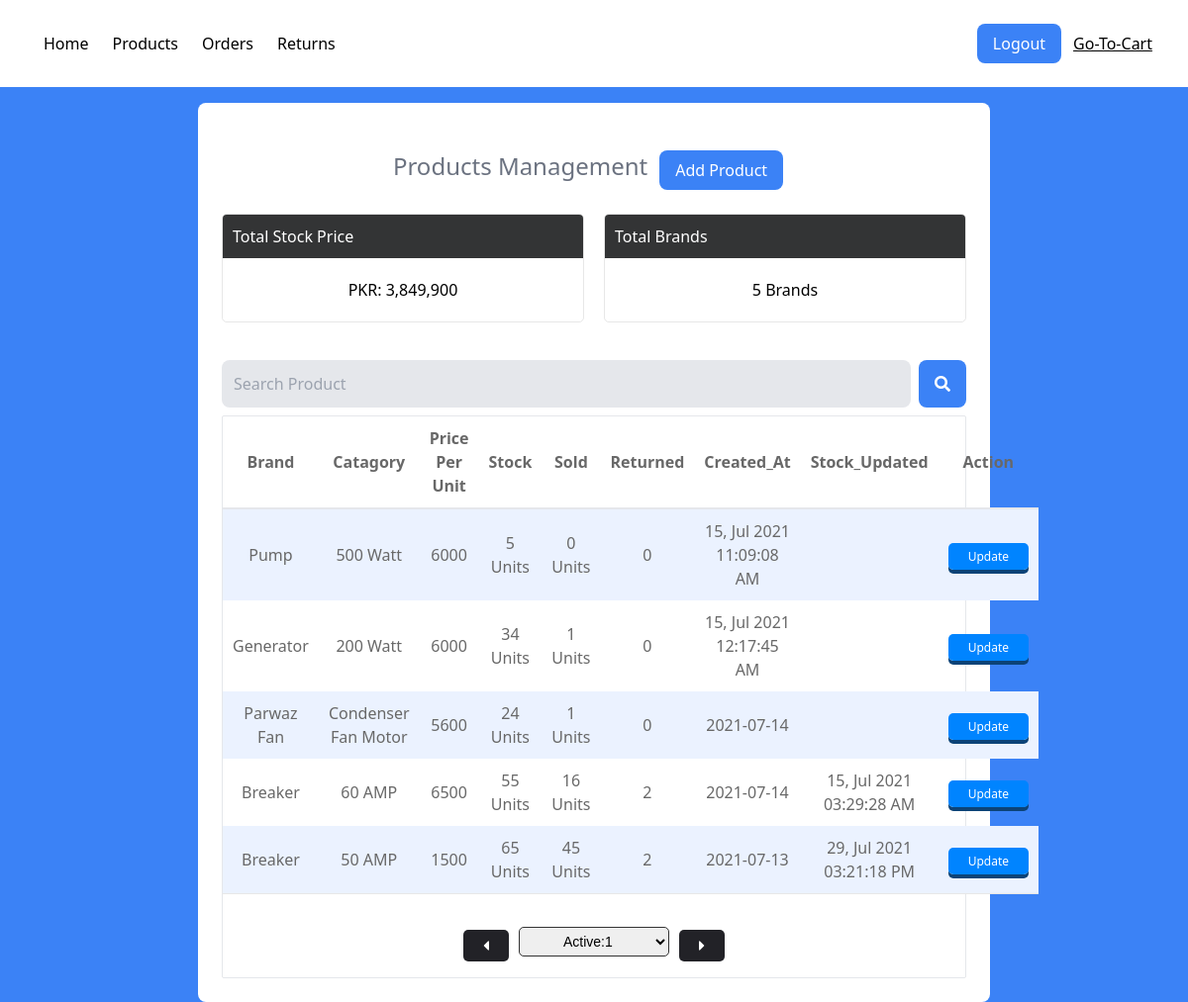
The app's page /products.php (signed in) with its own data.
### tables this page shows
CREATE TABLE `product_db` (
  `pid` int(255) NOT NULL,
  `name` varchar(255) NOT NULL,
  `stock` varchar(255) NOT NULL,
  `price` varchar(255) NOT NULL,
  `created_at` varchar(255) NOT NULL,
  `stock_updated` varchar(255) DEFAULT NULL,
  `catagory` varchar(255) NOT NULL,
  `sold` int(255) NOT NULL
);

### products.php (the view, shortened to what this page needs)
<?php require_once('./config/api.php') ?>
<?php
    $sql = "SELECT * FROM product_db";
    $res = mysqli_query($con, $sql);
    $sql = "SELECT * FROM product_db";
    $total = mysqli_num_rows(mysqli_query($con, $sql));
    $price = 0;
    $stock = 0;
    if(mysqli_num_rows($res) > 0){
        while($row = mysqli_fetch_assoc($res)){
            $stock += $row['stock'];
            $price += $stock * $row['price'];
        }
    }
?>
<!DOCTYPE html>
<html lang="en">
<head>
    <link href="https://unpkg.com/tailwindcss@^2/dist/tailwind.min.css" rel="stylesheet">
    <link rel="stylesheet" href="https://cdnjs.cloudflare.com/ajax/libs/font-awesome/5.15.3/css/all.min.css"
    />
    <link rel="stylesheet" href="./css/styling.css">
</head>
<body class="bg-blue-500">
    <?php include('./views/nav.php') ?>
    <div class="w-full flex justify-center items-center">
        <div class="w-8/12 border-rounded p-6 bg-white rounded-lg">
            <div class="flex items-center justify-center">
                <h1 class="text-gray-500 mb-2 text-center text-2xl py-6">Products Management</h1>
                <a class="mx-3 py-2 px-4 text-white bg-blue-500 rounded-lg " href="addproduct.php">Add Product</a>
            </div>
            <div class="mygrid mygrid-2">
                <div class="box">
                    <h1>Total Stock Price</h1>
                    <p>PKR: <?php echo number_format($price); ?></p>
                </div>
                <div class="box">
                    <h1>Total Brands</h1>
                    <p><?php echo $total; ?> Brands</p>
                </div>
            </div>
            <div class="py-2">
                <form action="products.php" method="get" class="flex">
                    <input class="w-full p-3 bg-gray-200 rounded-lg" type="text" name="search" placeholder="Search Product">
                    <button type="submit"><i class="fas fa-search text-white bg-blue-500 py-4 px-4 rounded-lg ml-2"></i></button>
                </form>
            </div>
            <div class="border rounded-sm">
                <table class="w-full text-center table">
                    <tr class="border-b-2">
                        <th>Brand</th>
                        <th>Catagory</th>
                        <th>Price Per Unit</th>
                        <th>Stock</th>
                        <th>Sold</th>
                        <th>Returned</th>
                        <th>Created_At</th>
                        <th>Stock_Updated</th>
                        <th>Action</th>
                    </tr>
                    <?php
                        if(isset($_GET['search'])){
                            $search = $_GET['search'];
                            $sql = "SELECT * from product_db WHERE name LIKE '%$search%'";
                        }else{
                            $sql = "SELECT * from product_db ORDER BY pid desc LIMIT $offset, $limit";
                        }
                        $res = mysqli_query($con, $sql);
                        if(mysqli_num_rows($res) > 0){
                            while($row = mysqli_fetch_object($res)){
                                $pname = $row->name;
                                $returnSQL = "SELECT * from return_db WHERE product = '$pname'";
                                $returnedResult = mysqli_num_rows(mysqli_query($con, $returnSQL));
                    ?>
                    <tr>
                        <td><?php echo $row->name; ?></td>
                        <td><?php echo $row->catagory; ?></td>
                        <td><?php echo $row->price; ?></td>
                        <td><?php echo $row->stock; ?> Units</td>
                        <td><?php echo $row->sold; ?> Units</td>
                        <td><?php echo $returnedResult; ?></td>
                        <td><?php echo $row->created_at; ?></td>
                        <td><?php echo $row->stock_updated; ?></td>
                        <td><a href="product.php?p=<?php echo $row->pid; ?>">Update</a></td>
                    </tr>
                    <?php } } ?>
                </table>
                <?php
                    $sql = "SELECT COUNT(*) from product_db";
                    $res = mysqli_query($con, $sql);
                    $total_rows = mysqli_fetch_array($res)[0];
                    $total_page = ceil($total_rows / $limit);
                ?>
                <div class="pagination">
                    <ul>
                        <li>
                            <a class="nav-link" href="<?php if($page <= 1){echo '#';}else{echo "?page=".$page -1;} ?>"><i class="fas fa-caret-left"></i></a>
                        </li>
                        <li>
                            <form action="products.php" method="GET">
                                <select name="page" onchange="this.form.submit()">
                                    <?php
                                        echo "<option value='$page'>Active:".$page."</option>";
                                    ?>
                                </select>
                            </form>
                        </li>
                        <li>
                            <a class="nav-link" href="<?php if($page == $total_page ){echo '#';}else{echo "?page=".$page + 1;} ?>"><i class="fas fa-caret-right"></i></a>
                        </li>
                    </ul>
                </div>
            </div>
        </div>
    </div>
</body>
</html>

### views/nav.php
<nav class="flex justify-between bg-white p-6 mb-4">
    <ul class="flex p-2">
        <li>
            <a class="p-3" href="index.php">Home</a>
        </li>
        <li>
            <a class="p-3" href="products.php">Products</a>
        </li>
        <li>
            <a class="p-3" href="orders.php">Orders</a>
        </li>
        <li>
            <a class="p-3" href="return.php">Returns</a>
        </li>
    </ul>
    <ul class="flex">
        <li>
            <form action="index.php" method="post" class="inline">
                <button type="submit" name="logout" class="bg-blue-500 py-2 px-4 rounded-lg text-white">Logout</button>
            </form>
        </li>
        <li class="pt-2">
            <a class="p-3 underline" href="checkout.php">Go-To-Cart</a>
        </li>
    </ul>
</nav>
<?php
    $limit = 15;
    if(isset($_GET['page'])){
        $page = $_GET['page'];
    }else{
        $page = 1;
    }
    $offset = ($page - 1) * $limit;
?>

### css/styling.css (style rules this page uses)
* { margin: 0px; padding: 0px; -webkit-box-sizing: border-box; box-sizing: border-box; outline: none; text-decoration: none; }
* a { text-decoration: none; }
body { width: 100%; height: 100%; }
.table tr th, .table tr td { padding: 10px; color: #686868; }
.table tr th a, .table tr td a { padding: 5px 20px; color: white; background-color: #0084ff; border-radius: 5px; -webkit-box-shadow: 0px 4px #0c4377; box-shadow: 0px 4px #0c4377; font-size: 12px; }
.table tr:nth-child(even) { background-color: #ebf2ff; }
.mygrid { display: -ms-grid; display: grid; -ms-grid-columns: (1fr)[3]; grid-template-columns: repeat(3, 1fr); gap: 20px; margin-bottom: 30px; }
.mygrid .box { border: 1px #e7e7e7 solid; border-radius: 5px; overflow: hidden; }
.mygrid .box h1 { background-color: #333435; padding: 10px; color: white; }
.mygrid .box p { text-align: center; padding: 20px; }
.mygrid-2 { display: -ms-grid; display: grid; -ms-grid-columns: (1fr)[2]; grid-template-columns: repeat(2, 1fr); }
.table { max-width: 1200px; height: 100%; padding: 50px 1em; margin: auto; border-bottom: 1px #e7e7e7 solid; margin-bottom: 20px; }
.pagination { text-align: center; display: -webkit-box; display: -ms-flexbox; display: flex; -webkit-box-pack: center; -ms-flex-pack: center; justify-content: center; }
.pagination ul { list-style: none; display: -webkit-box; display: -ms-flexbox; display: flex; }
.pagination ul li { padding: 20px 0px; }
.pagination ul li form { margin: 0px 10px; margin-top: -7px; }
.pagination ul li form select { padding: 5px 40px; border: 1px #333 solid; border-radius: 5px; font-family: 'Poppins', sans-serif; font-size: 14px; }
.pagination ul li a { padding: 5px 20px; background-color: #222227; color: white; border-radius: 5px; margin-top: 20px; }

### records on screen
product_db: name "Pump", catagory "500 Watt", price "6000", stock "5", sold "0", returnedResult "0", created_at "15, Jul 2021 11:09:08 AM"
product_db: name "Generator", catagory "200 Watt", price "6000", stock "34", sold "1", returnedResult "0", created_at "15, Jul 2021 12:17:45 AM"
product_db: name "Parwaz Fan", catagory "Condenser Fan Motor", price "5600", stock "24", sold "1", returnedResult "0", created_at "2021-07-14"
product_db: name "Breaker", catagory "60 AMP", price "6500", stock "55", sold "16", returnedResult "2", created_at "2021-07-14", stock_updated "15, Jul 2021 03:29:28 AM"
product_db: name "Breaker", catagory "50 AMP", price "1500", stock "65", sold "45", returnedResult "2", created_at "2021-07-13", stock_updated "29, Jul 2021 03:21:18 PM"

### other values on screen
$price "3,849,900"
$total "5"
